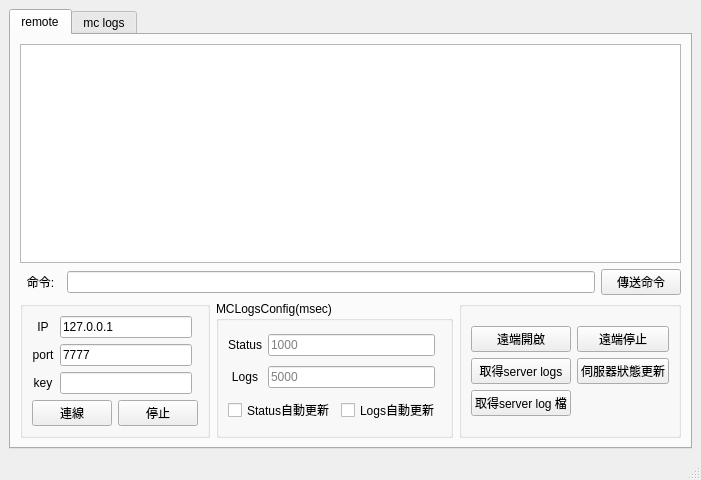
<?xml version="1.0" encoding="UTF-8"?>
<ui version="4.0">
 <class>client</class>
 <widget class="QMainWindow" name="client">
  <property name="geometry">
   <rect>
    <x>0</x>
    <y>0</y>
    <width>667</width>
    <height>480</height>
   </rect>
  </property>
  <property name="windowTitle">
   <string>MainWindow</string>
  </property>
  <widget class="QWidget" name="centralwidget">
   <property name="focusPolicy">
    <enum>Qt::NoFocus</enum>
   </property>
   <layout class="QGridLayout" name="gridLayout_7">
    <item row="0" column="0">
     <widget class="QTabWidget" name="tabWidget">
      <property name="currentIndex">
       <number>0</number>
      </property>
      <widget class="QWidget" name="tab">
       <attribute name="title">
        <string>remote</string>
       </attribute>
       <layout class="QGridLayout" name="gridLayout_8">
        <item row="1" column="0">
         <layout class="QGridLayout" name="tabGL">
          <item row="4" column="0" rowspan="2">
           <widget class="QGroupBox" name="remoteConGB">
            <property name="title">
             <string/>
            </property>
            <layout class="QGridLayout" name="gridLayout_2">
             <item row="1" column="0">
              <widget class="QLabel" name="lport">
               <property name="text">
                <string>port</string>
               </property>
               <property name="alignment">
                <set>Qt::AlignCenter</set>
               </property>
              </widget>
             </item>
             <item row="0" column="0">
              <widget class="QLabel" name="lip">
               <property name="text">
                <string>IP</string>
               </property>
               <property name="alignment">
                <set>Qt::AlignCenter</set>
               </property>
              </widget>
             </item>
             <item row="2" column="0">
              <widget class="QLabel" name="lkey">
               <property name="text">
                <string>key</string>
               </property>
               <property name="alignment">
                <set>Qt::AlignCenter</set>
               </property>
              </widget>
             </item>
             <item row="2" column="1">
              <widget class="QLineEdit" name="keyEdit">
               <property name="text">
                <string/>
               </property>
               <property name="echoMode">
                <enum>QLineEdit::Password</enum>
               </property>
              </widget>
             </item>
             <item row="4" column="0" colspan="3">
              <layout class="QHBoxLayout" name="horizontalLayout">
               <item>
                <widget class="QPushButton" name="linkButton">
                 <property name="text">
                  <string>連線</string>
                 </property>
                </widget>
               </item>
               <item>
                <widget class="QPushButton" name="stopButton">
                 <property name="text">
                  <string>停止</string>
                 </property>
                </widget>
               </item>
              </layout>
             </item>
             <item row="1" column="1">
              <widget class="QLineEdit" name="portEdit">
               <property name="text">
                <string>7777</string>
               </property>
              </widget>
             </item>
             <item row="0" column="1">
              <widget class="QLineEdit" name="ipEdit">
               <property name="text">
                <string>127.0.0.1</string>
               </property>
              </widget>
             </item>
            </layout>
           </widget>
          </item>
          <item row="3" column="0" colspan="3">
           <layout class="QHBoxLayout" name="commandHBL">
            <item>
             <widget class="QLabel" name="lcmd">
              <property name="text">
               <string>  命令:  </string>
              </property>
              <property name="textFormat">
               <enum>Qt::AutoText</enum>
              </property>
              <property name="alignment">
               <set>Qt::AlignCenter</set>
              </property>
             </widget>
            </item>
            <item>
             <widget class="QLineEdit" name="cmdEdit"/>
            </item>
            <item>
             <widget class="QPushButton" name="cmdlinkButton">
              <property name="text">
               <string>傳送命令</string>
              </property>
             </widget>
            </item>
           </layout>
          </item>
          <item row="0" column="0" colspan="3">
           <widget class="QTextEdit" name="remoteLogTextEdit">
            <property name="font">
             <font>
              <family>Times New Roman</family>
              <pointsize>12</pointsize>
             </font>
            </property>
            <property name="readOnly">
             <bool>true</bool>
            </property>
            <property name="tabStopWidth">
             <number>160</number>
            </property>
           </widget>
          </item>
          <item row="4" column="1" rowspan="2">
           <widget class="QGroupBox" name="MCLogsConfigGB">
            <property name="title">
             <string>MCLogsConfig(msec)</string>
            </property>
            <layout class="QGridLayout" name="logCfgGL">
             <item row="5" column="0" colspan="3">
              <layout class="QHBoxLayout" name="UpdateCBHBL">
               <item>
                <widget class="QCheckBox" name="MCStatusUpdateCB">
                 <property name="text">
                  <string>Status自動更新</string>
                 </property>
                </widget>
               </item>
               <item>
                <widget class="QCheckBox" name="MCLogsUpdateCB">
                 <property name="text">
                  <string>Logs自動更新</string>
                 </property>
                </widget>
               </item>
              </layout>
             </item>
             <item row="2" column="0">
              <widget class="QLabel" name="lMCLogs">
               <property name="text">
                <string>Logs</string>
               </property>
               <property name="alignment">
                <set>Qt::AlignCenter</set>
               </property>
              </widget>
             </item>
             <item row="0" column="1">
              <widget class="QLineEdit" name="MCStatusMSecLE">
               <property name="inputMask">
                <string/>
               </property>
               <property name="text">
                <string/>
               </property>
               <property name="placeholderText">
                <string>1000</string>
               </property>
              </widget>
             </item>
             <item row="2" column="1">
              <widget class="QLineEdit" name="MCLogsMSecLE">
               <property name="placeholderText">
                <string>5000</string>
               </property>
              </widget>
             </item>
             <item row="0" column="0">
              <widget class="QLabel" name="lMCStatus">
               <property name="text">
                <string>Status</string>
               </property>
               <property name="alignment">
                <set>Qt::AlignCenter</set>
               </property>
              </widget>
             </item>
            </layout>
           </widget>
          </item>
          <item row="4" column="2" rowspan="2">
           <widget class="QGroupBox" name="remoteCtlGB">
            <property name="font">
             <font>
              <kerning>true</kerning>
             </font>
            </property>
            <property name="inputMethodHints">
             <set>Qt::ImhNone</set>
            </property>
            <property name="title">
             <string/>
            </property>
            <layout class="QGridLayout" name="gridLayout_6">
             <item row="4" column="0" colspan="3">
              <layout class="QGridLayout" name="gridLayout">
               <item row="1" column="0">
                <widget class="QPushButton" name="MCLogsRefreshButton">
                 <property name="text">
                  <string>取得server logs</string>
                 </property>
                </widget>
               </item>
               <item row="0" column="0">
                <widget class="QPushButton" name="remoteStartButton">
                 <property name="text">
                  <string>遠端開啟</string>
                 </property>
                </widget>
               </item>
               <item row="0" column="1">
                <widget class="QPushButton" name="remoteStopButton">
                 <property name="text">
                  <string>遠端停止</string>
                 </property>
                </widget>
               </item>
               <item row="1" column="1">
                <widget class="QPushButton" name="statusRefreshButton">
                 <property name="text">
                  <string>伺服器狀態更新</string>
                 </property>
                </widget>
               </item>
               <item row="2" column="0">
                <widget class="QPushButton" name="getFileButton">
                 <property name="text">
                  <string>取得server log 檔</string>
                 </property>
                </widget>
               </item>
              </layout>
             </item>
            </layout>
           </widget>
          </item>
         </layout>
        </item>
       </layout>
      </widget>
      <widget class="QWidget" name="tab_2">
       <attribute name="title">
        <string>mc logs</string>
       </attribute>
       <layout class="QGridLayout" name="gridLayout_4">
        <item row="0" column="0">
         <layout class="QGridLayout" name="tab_2GL">
          <item row="0" column="0">
           <widget class="QTextEdit" name="mcServerLogTextEdit"/>
          </item>
         </layout>
        </item>
       </layout>
      </widget>
     </widget>
    </item>
   </layout>
  </widget>
  <widget class="QMenuBar" name="menubar">
   <property name="geometry">
    <rect>
     <x>0</x>
     <y>0</y>
     <width>667</width>
     <height>21</height>
    </rect>
   </property>
  </widget>
  <widget class="QStatusBar" name="statusbar"/>
 </widget>
 <resources/>
 <connections/>
</ui>
